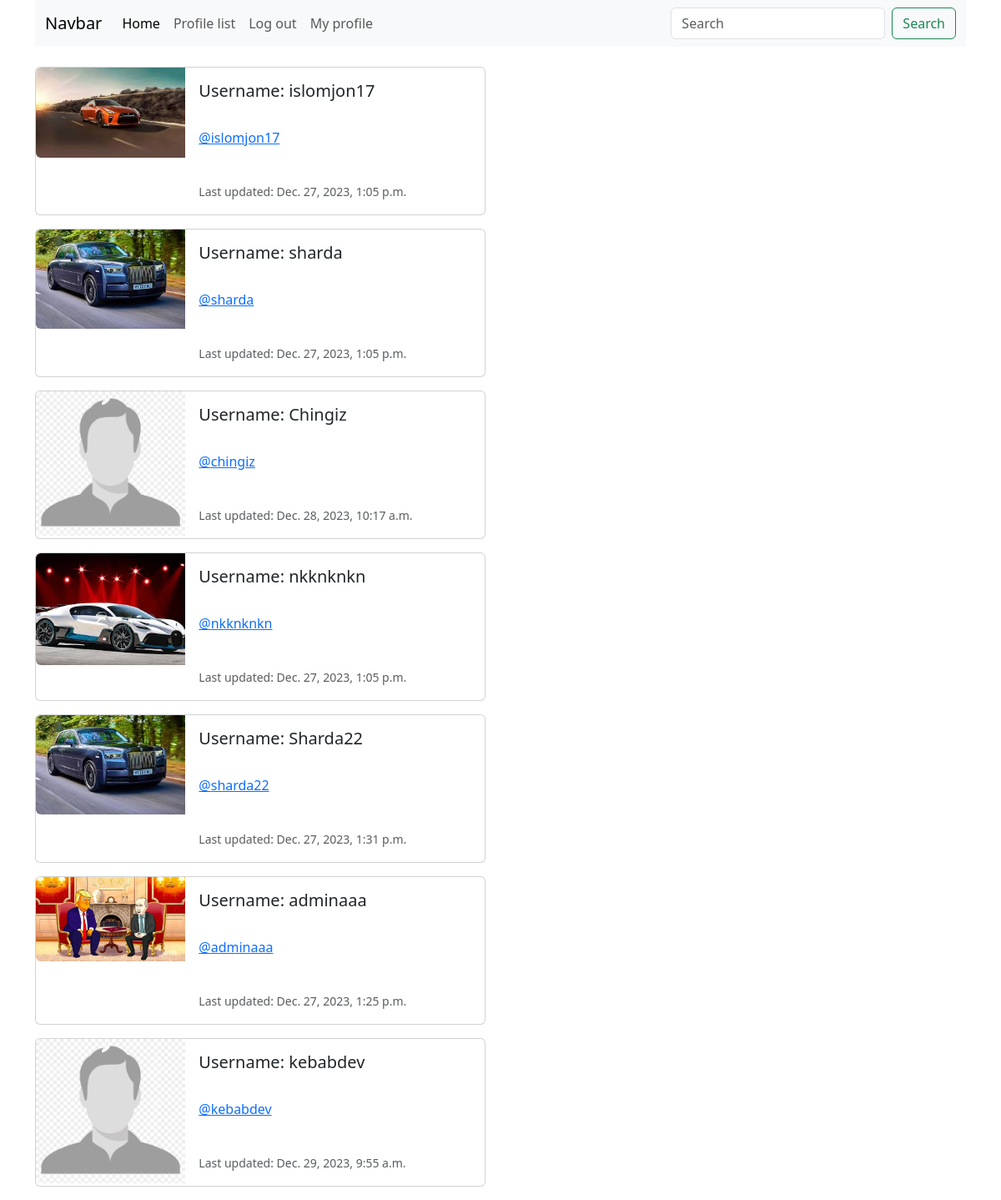
Screenshot of /profile_list/ (signed in) with the database file from the repository.
### twitterclone/models.py (models this page shows, shortened)
class Profile(models.Model):
    user = models.OneToOneField(User, on_delete=models.CASCADE)
    follows = models.ManyToManyField("self",
                                    related_name="followed_by",
                                    symmetrical=False,
                                    blank=True)
    profile_image = models.ImageField(null=True, blank=True, upload_to="images/")
    profile_bio = models.CharField(null=True, blank=True, max_length=500)
    facebook_link = models.CharField(null=True, blank=True, max_length=500)
    instagram_link = models.CharField(null=True, blank=True, max_length=500)
    telegram_link = models.CharField(null=True, blank=True, max_length=500)
    created_date = models.DateTimeField(User, auto_now=True)

### twitterclone/views.py (the view)
# urls.py: path('profile_list/', views.profile_list, name="profile_list"),
def profile_list(request):
    if request.user.is_authenticated:
        profiles = Profile.objects.exclude(user=request.user)
        return render(request, 'profile_list.html', {"profiles":profiles})
    else:
        messages.success(request, ("You have to log in"))
        return render(request, 'home.html', {})

### twitterclone/templates/profile_list.html
{% extends 'base.html' %}
{% load static %}
{% block content %}
{% if profiles %}
    {% for profiles in profiles %}
    <div class="card mb-3" style="max-width: 540px;">
        <div class="row g-0">
          <div class="col-md-4">
             {% if profiles.profile_image %}
              <img src="{{ profiles.profile_image.url }}" width="200" height="200" class="img-fluid rounded-start  " alt="{{ profiles.user.username }}">
              {% else %}
              <img src="{% static 'twitterclone/images/profile_image_2.png' %}" width="200" height="200" class="img-fluid rounded-start" alt="Profile picture">
             {% endif %}
          </div>
          <div class="col-md-8">
            <div class="card-body">
              <h5 class="card-title">Username: {{ profiles.user.username }}</h5>
              <br/>
              <p class="card-text"> <a href="{% url 'profile' profiles.user.id %}">@{{ profiles.user.username|lower }} </a> </p>
              <br/>
              <p class="card-text"><small class="text-body-secondary"> Last updated: {{ profiles.created_date }}</small></p>
            </div>
          </div>
        </div>
      </div>
    {% endfor %}
{% endif %}
{% endblock  %}

### rows the page displays
Profile: profile_image (picture), user.username "islomjon17", created_date "Dec. 27, 2023, 1:05 p.m."
Profile: profile_image (picture), user.username "sharda", created_date "Dec. 27, 2023, 1:05 p.m."
Profile: user.username "Chingiz", user.username "chingiz", created_date "Dec. 28, 2023, 10:17 a.m."
Profile: profile_image (picture), user.username "nkknknkn", created_date "Dec. 27, 2023, 1:05 p.m."
Profile: profile_image (picture), user.username "Sharda22", user.username "sharda22", created_date "Dec. 27, 2023, 1:31 p.m."
Profile: profile_image (picture), user.username "adminaaa", created_date "Dec. 27, 2023, 1:25 p.m."
Profile: user.username "kebabdev", created_date "Dec. 29, 2023, 9:55 a.m."
